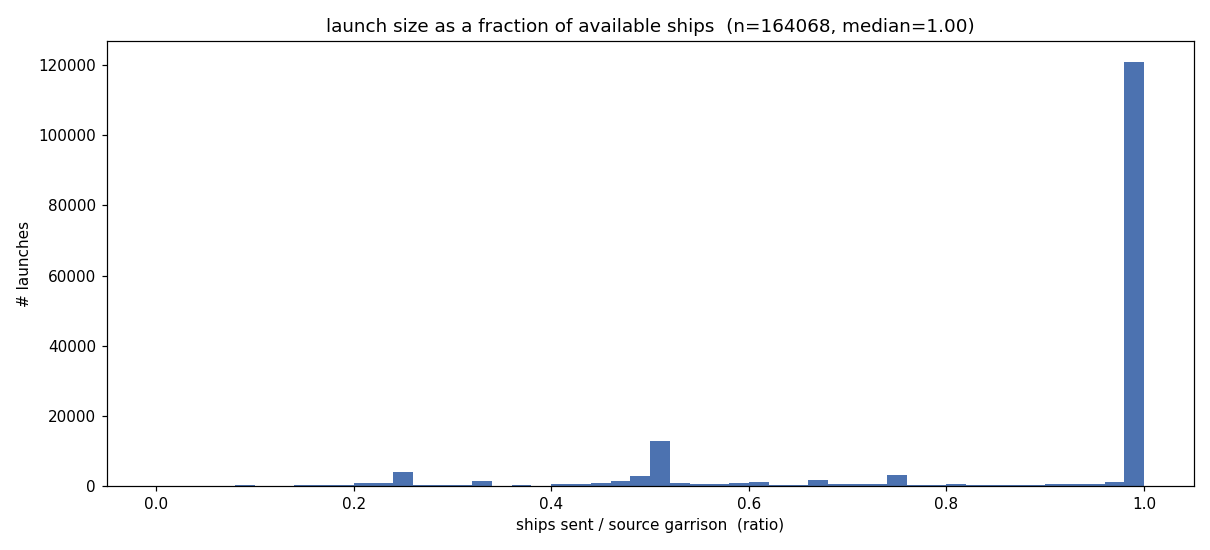

This chart was generated by the following Python code:
"""Distribution of ships_sent / source_garrison for winner launches.

If option (c) holds, the heavy 4-decade absolute-count tail should collapse: big
"dump everything" launches pile up near ratio 1, small tactical sends spread at
low ratios -- a bounded [0,1] target that's far easier to model than 1..24000.
"""
import glob
import json

import numpy as np
import matplotlib
matplotlib.use("Agg")
import matplotlib.pyplot as plt

ratios = []
over1 = 0
for path in sorted(glob.glob("data/*.json"))[:300]:
    try:
        d = json.load(open(path, encoding="utf-8"))
    except Exception:
        continue
    steps, rewards = d["steps"], d["rewards"]
    winner = int(np.argmax(rewards))
    for t in range(1, len(steps)):
        prev = steps[t - 1][winner].get("observation", {})
        planets = prev.get("planets")
        if not planets:
            continue
        gar = {int(p[0]): float(p[5]) for p in planets}
        for mv in (steps[t][winner].get("action") or []):
            fid, ships = int(mv[0]), float(mv[2])
            g = gar.get(fid)
            if g and g > 0:
                r = ships / g
                if r > 1.0:
                    over1 += 1
                ratios.append(min(r, 1.0))

r = np.array(ratios)
print(f"{len(r)} launches with known source garrison")
print(f"  ratio>1 (clamped): {over1} ({100*over1/len(r):.2f}%)")
for q in (10, 25, 50, 75, 90):
    print(f"  p{q}: {np.percentile(r, q):.2f}")
print(f"  fraction sending >=90% of garrison: {100*(r >= 0.9).mean():.1f}%")
print(f"  fraction sending <=10% of garrison: {100*(r <= 0.1).mean():.1f}%")

fig, ax = plt.subplots(figsize=(11, 5))
ax.hist(r, bins=np.linspace(0, 1, 51), color="#4C72B0")
ax.set_xlabel("ships sent / source garrison  (ratio)")
ax.set_ylabel("# launches")
ax.set_title(f"launch size as a fraction of available ships  (n={len(r)}, median={np.median(r):.2f})")
fig.tight_layout()
fig.savefig("ratio_dist.png", dpi=110)
print("saved ratio_dist.png")
